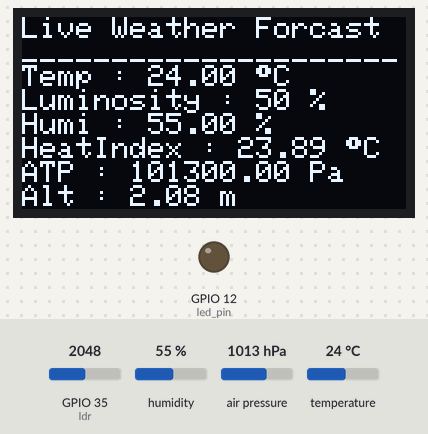
Bench run of a sketch on a simulated ESP32. Shown: 128×64 one-colour display, output pins drawn as LEDs (lit = HIGH). The test bench sets the inputs (shaded band); at power-on: humidity 55 %, air pressure 1013 hPa, GPIO 35 (ldr) = 2048, temperature 24 °C. WiFi joins after 1.5 s; servers stay silent unless stated; what the sketch prints to the serial monitor is not drawn.

Above: at 5.7 s.
5.8 s: humidity set to 22 %
At 7.9 s:
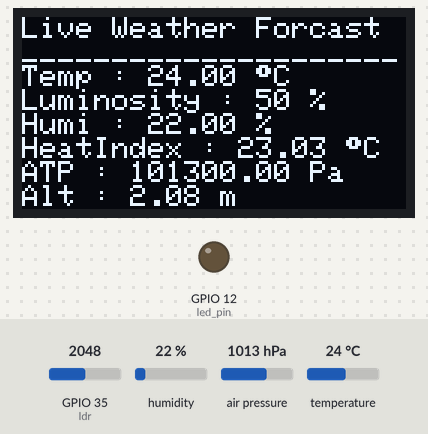
8.5 s: air pressure set to 952 hPa
At 9.9 s:
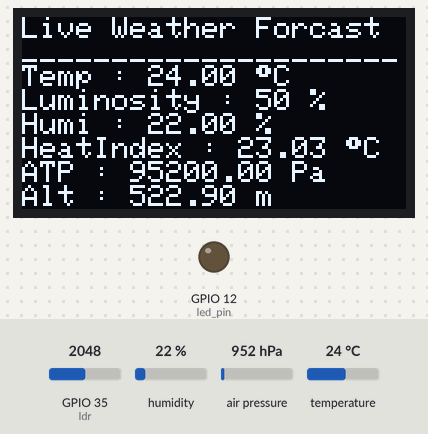
10.7 s: GPIO 35 (ldr) set to 2866
At 11.9 s:
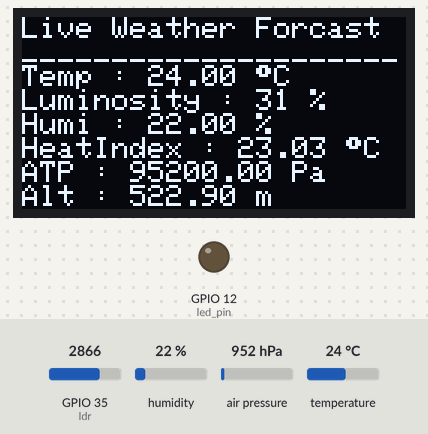
12.6 s: temperature set to 12 °C
At 14.9 s:
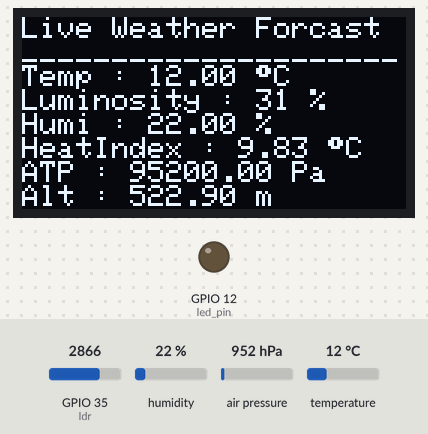
15.4 s: air pressure set to 975 hPa
At 16.9 s:
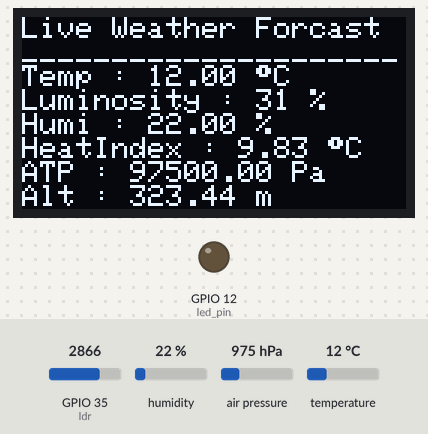
Timing chart, 0 to 18.4 s (numbered marks = the images above; inputs shaded):
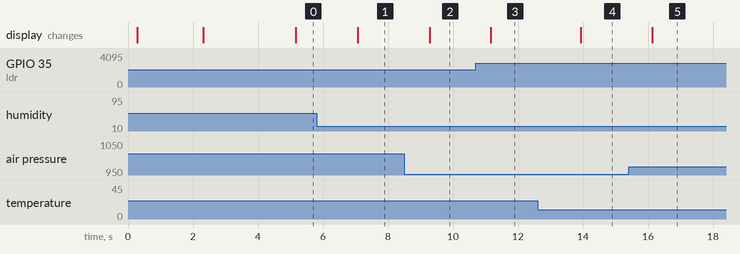

The sketch:

rex_git.ino
```cpp
#include <Wire.h>
#include <SPI.h>
#include <Adafruit_Sensor.h>
#include <Adafruit_BMP280.h>
#include "DHT.h"
#include <Adafruit_GFX.h>
#include <Adafruit_SSD1306.h>
#include <WiFi.h>
#include <WiFiClientSecure.h>
#include <UniversalTelegramBot.h>   // Universal Telegram Bot Library written by Brian Lough: https://github.com/witnessmenow/Universal-Arduino-Telegram-Bot
#include <ArduinoJson.h>

#define DHTPIN 5     // Digital pin connected to the DHT sensor
#define DHTTYPE DHT11   // DHT 11

// OLED Display
#define SCREEN_WIDTH 128  // OLED display width, in pixels
#define SCREEN_HEIGHT 64  // OLED display height, in pixels
#define I2Cdisplay_SDA 33   //declaring pin for OLED
#define I2Cdisplay_SCL 32     //declaring pin for OLED

// LDR (Light Dependent Resistor)
#define ldr 35

const int duration = 1000;
const int led_pin = 12;

DHT dht(DHTPIN, DHTTYPE);

Adafruit_BMP280 bme; // I2C

TwoWire I2Cdisplay = TwoWire(1);

//Declaring OLED
Adafruit_SSD1306 display(SCREEN_WIDTH, SCREEN_HEIGHT, &I2Cdisplay, -1);

// Replace with your network credentials
const char* ssid = "python";
const char* password = "python07";

// Initialize Telegram BOT
#define BOTtoken "1183444529:AAGkHiwjC-as0v4tWXVY0bcT8FDCwrlqpqw"  // your Bot Token (Get from Botfather)
#define CHAT_ID "1100403070"
//ronil chat id : "1100403070"
//group chat id : "-1001253214192"

WiFiClientSecure client;
UniversalTelegramBot bot(BOTtoken, client);

// Checks for new messages every 1 second.
int botRequestDelay = 1000;
unsigned long lastTimeBotRan;

void setup() {
  Serial.begin(115200);
  I2Cdisplay.begin(I2Cdisplay_SDA, I2Cdisplay_SCL, 100000);
  // Initialize OLED Display
  if (!display.begin(SSD1306_SWITCHCAPVCC, 0x3C)) {
    Serial.println(F("SSD1306 allocation failed"));
    for (;;);
  }
  Serial.println(F("BMP280 test"));
  //handle led blink during new request...
  pinMode(led_pin, OUTPUT);

  // Connect to Wi-Fi
  WiFi.mode(WIFI_STA);
  WiFi.begin(ssid, password);

  display.begin(SSD1306_SWITCHCAPVCC, 0x3C); // Address 0x3D for 128x64
  delay(200);
  display.clearDisplay();
  display.setTextSize(1);             // Normal 1:1 pixel scale
  display.setTextColor(SSD1306_WHITE);        // Draw white text
  display.setCursor(0, 0);            // Start at top-left corner
  display.print("Connecting...");
  display.println("\n\n\n\n\n");
  display.print(" Note: Turn ON WiFi. ");
  display.display();

  while (WiFi.status() != WL_CONNECTED) {
    delay(1000);
    Serial.println("Connecting to WiFi..");
  }
  digitalWrite(led_pin, LOW);
  // Print ESP32 Local IP Address
  Serial.println("");
  Serial.println("IP address: ");
  Serial.println(WiFi.localIP());

  display.clearDisplay();
  display.setCursor(0, 0);
  display.println("Connected!!! ");
  display.println("IP Address: ");
  display.print("    ");
  display.print(WiFi.localIP());
  display.display();
  delay(2000);
  display.clearDisplay();

  if (!bme.begin(0x76)) {
    Serial.println("Could not find a valid BMP280 sensor, check wiring!");
    display.clearDisplay();
    display.setCursor(0, 0);
    display.println();
    display.println("Warning : ");
    display.println(" Check BMP280 Sensor ");
    display.display();
    while (1);
  }
  digitalWrite(led_pin, LOW);
  Serial.println(F("DHTxx test!"));
  dht.begin();

  // use any animation for OLED

}

void loop() {
  // Wait a few seconds between measurements.
  delay(500);
  // Reading temperature or humidity takes about 250 milliseconds!
  // Sensor readings may also be up to 2 seconds 'old' (its a very slow sensor)
  float h = dht.readHumidity();
  // Read temperature as Celsius (the default)
  float t = dht.readTemperature();
  // Read temperature as Fahrenheit (isFahrenheit = true)
  float f = dht.readTemperature(true);

  // Read light intensity called Luminosity in %
  int ldrReading = map(analogRead(ldr), 0, 4095, 100, 0);

  // Check if any reads failed and exit early (to try again).
  if (isnan(h) || isnan(t) || isnan(f)) {
    Serial.println(F("Failed to read from DHT sensor!!!"));
    display.clearDisplay();
    display.setCursor(0, 0);
    display.println();
    display.println("Warning : ");
    display.println(" Check DHT11 Sensor ");
    display.display();
    return;
  }
  //  // Compute heat index in Fahrenheit (the default)
  //  float hif = dht.computeHeatIndex(f, h);
  //  // Compute heat index in Celsius (isFahreheit = false)
  //  float hic = dht.computeHeatIndex(t, h, false);

  if (millis() > lastTimeBotRan + botRequestDelay)  {
    int numNewMessages = bot.getUpdates(bot.last_message_received + 1);
    while (numNewMessages) {
      Serial.println("got response");
      handleNewMessages(numNewMessages);
      numNewMessages = bot.getUpdates(bot.last_message_received + 1);
    }
    lastTimeBotRan = millis();
  }

  disp();
}

void disp() {
  float t = dht.readTemperature();
  float f = dht.readTemperature(true);
  float h = dht.readHumidity();
  float hic = dht.computeHeatIndex(t, h, false);
  int ldr1 = map(analogRead(ldr), 0, 4095, 100, 0);
  display.clearDisplay();
  display.setCursor(0, 0);
  display.println("Live Weather Forcast");
  display.println("_____________________");
  display.println("Temp : " + String(t) + " " + (char)247 + "C");
  display.println("Luminosity : " + String(ldr1) + " " + "%");
  display.println("Humi : " + String(h) + " %");
  display.println("HeatIndex : " + String(hic) + " " + (char)247 + "C");
  display.println("ATP : " + String(bme.readPressure()) + " Pa");
  display.println("Alt : " + String(bme.readAltitude(1013.25)) + " m");
  display.display();
}

void handleNewMessages(int numNewMessages)
{
  float t = dht.readTemperature();
  String temp = "🌡Temperature : " + String(t) + " °C";
  float f = dht.readTemperature(true);
  String tf = " or " + String(f) + " °F.\n";

  float h = dht.readHumidity();
  String humi = "⛅Humidity : " + String(h) + " %\n";

  float hic = dht.computeHeatIndex(t, h, false);
  String hi = "☀Heat Index : " + String(hic) + " °C\n";

  String alti = "⛰Approx Altitude : " + String(bme.readAltitude(1013.25)) + " m.\n";

  String pre = "⚗Pressure : " + String(bme.readPressure()) + " Pa.\n";

  // Read light intensity called Luminosity in %
  int ldrReading1 = map(analogRead(ldr), 0, 4095, 100, 0);
  String light = "🌤Luminosity : " + String(ldrReading1) + " %";

  String all = String(temp + tf + humi + hi + alti + pre + light);
  //
  for (int i = 0; i < numNewMessages ; i++) //para cada mensagem nova
  {
    String chat_id = String(bot.messages[i].chat_id); //id do chat
    String from_name = bot.messages[i].from_name;
    if (chat_id != CHAT_ID) {
      bot.sendMessage(chat_id, "🚫Unauthorized User.", "");
      continue;
    }

    String text = bot.messages[i].text; //texto que chegou
    if (text == "/start") {
      String snd = getCommands();
      bot.sendMessage(chat_id, snd, "");
    }
    else if (text == ".t")
    {
      bot.sendMessage(chat_id, String(temp + tf), "");
    }
    else if (text == ".h")
    {
      bot.sendMessage(chat_id, humi, "");
    }
    else if (text == ".al")
    {
      bot.sendMessage(chat_id, alti, "");
    }
    else if (text == ".p")
    {
      bot.sendMessage(chat_id, pre, "");
    }
    else if (text == ".hi")
    {
      bot.sendMessage(chat_id, hi, "");
    }
    else if (text == ".lu")
    {
      bot.sendMessage(chat_id, light, "");
    }
    else if (text == ".all") {
      bot.sendMessage(chat_id, all, "");
    }
    else
    {
      handleNotFound(chat_id);
    }
  }//for
}

void handleNotFound(String chat_id)
{
  String message = "Don't make me fool🤬\nUse /start to make conversion with me😤";

  bot.sendMessage(chat_id, message, "");
}

String getCommands()
{
  String from_name = bot.messages[0].from_name;
  String welcome = "Welcome, " + from_name + "😊\n";
  welcome += "📌Use following commands to get Live Weather Analysis📊.\n";
  welcome += "_.__________________________________._\n";
  welcome += "\t🔹 .t    Temprature🌡\n";
  welcome += "\t🔹 .h    Humidity⛅\n";
  welcome += "\t🔹 .al   Approx Altitude⛰\n";
  welcome += "\t🔹 .p    Pressure⚗\n";
  welcome += "\t🔹 .hi   Heat Index🌤\n";
  welcome += "\t🔸 .lu  - Luminosity🌤\n";
  welcome += "\t🔹 .all  🌡⛅⛰⚗🌤\n";
  welcome += "_.__________________________________._\n\n";
  welcome += "🛑 Please wait for approx 3 to 4 sec to measure data accuratly.";
  return welcome;
}
```

Measured:
- after the input at 5.8 s, the display: changes after 1.3 s (image 1)
- after the input at 8.5 s, the display: changes after 0.78 s (image 2)
- after the input at 10.7 s, the display: changes after 0.47 s (image 3)
- after the input at 12.6 s, the display: changes after 1.3 s (image 4)
- after the input at 15.4 s, the display: changes after 0.73 s (image 5)
